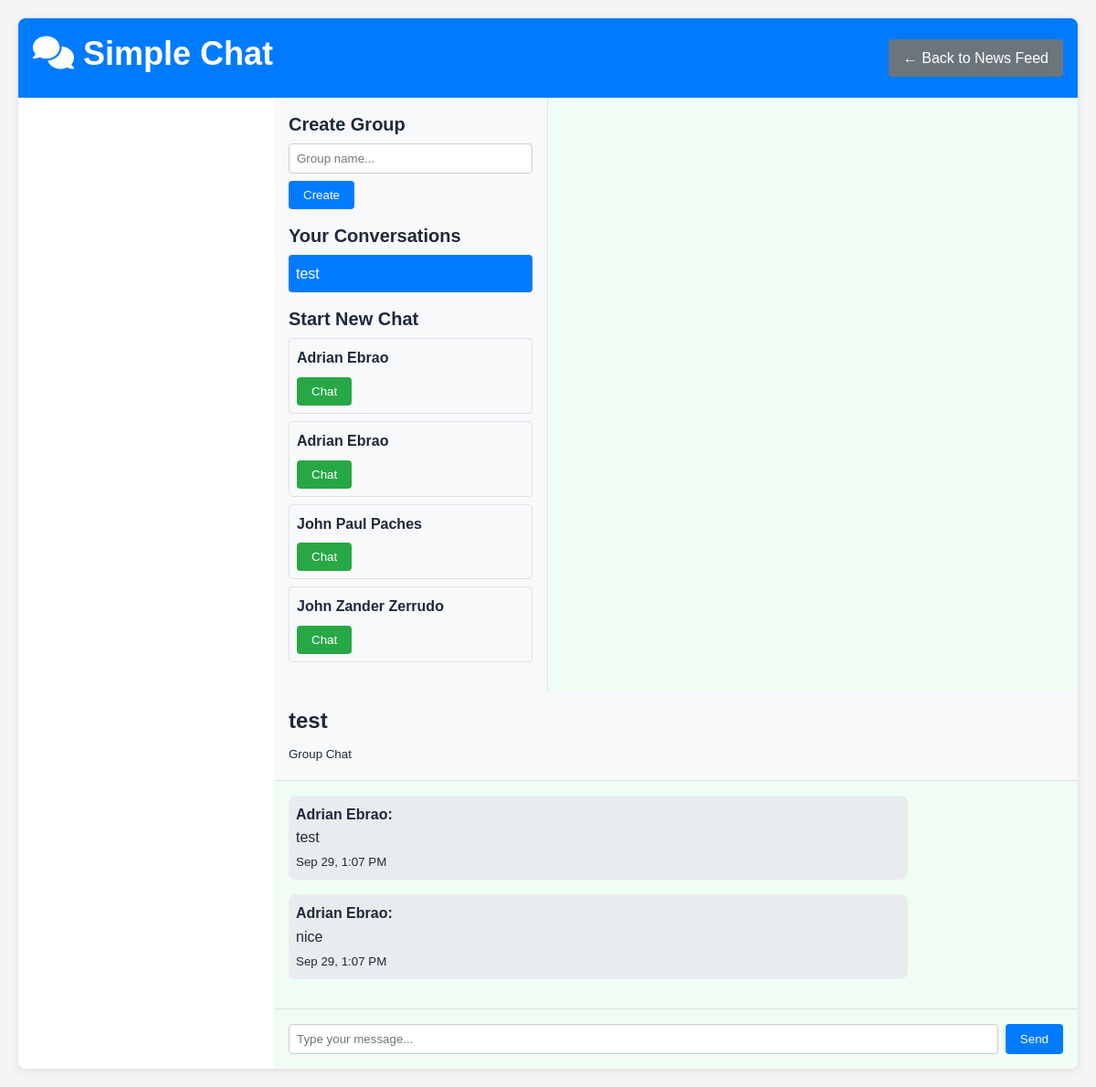
The page /public/chat_simple.php (signed in) on the database its author committed.
### tables this page shows
CREATE TABLE `chat_rooms` (
  `id` int(10) UNSIGNED NOT NULL,
  `name` varchar(255) DEFAULT NULL,
  `is_group` tinyint(1) NOT NULL DEFAULT 0,
  `created_by` int(10) UNSIGNED DEFAULT NULL,
  `created_at` timestamp NOT NULL DEFAULT current_timestamp()
);

CREATE TABLE `users` (
  `id` int(10) UNSIGNED NOT NULL,
  `name` varchar(100) NOT NULL,
  `email` varchar(150) NOT NULL,
  `password` varchar(255) NOT NULL,
  `role` enum('admin','student','user') NOT NULL DEFAULT 'student',
  `contact_number` varchar(30) DEFAULT NULL,
  `student_id` varchar(20) DEFAULT NULL,
  `date_of_birth` date DEFAULT NULL,
  `gender` enum('male','female','other','prefer_not_to_say') DEFAULT NULL,
  `year_level` enum('1st_year','2nd_year','3rd_year','4th_year','5th_year','graduate') DEFAULT NULL,
  `course` varchar(100) DEFAULT NULL,
  `major` varchar(100) DEFAULT NULL,
  `bio` text DEFAULT NULL,
  `hometown` varchar(100) DEFAULT NULL,
  `interests` text DEFAULT NULL,
  `emergency_contact_name` varchar(100) DEFAULT NULL,
  `emergency_contact_phone` varchar(15) DEFAULT NULL,
  `profile_visibility` enum('public','students_only','private') DEFAULT 'students_only',
  `show_email` tinyint(1) NOT NULL DEFAULT 0,
  `show_contact` tinyint(1) NOT NULL DEFAULT 0,
  `is_online` tinyint(1) NOT NULL DEFAULT 0,
  `created_at` timestamp NOT NULL DEFAULT current_timestamp(),
  `is_blocked` tinyint(1) DEFAULT 0,
  `blocked_at` timestamp NULL DEFAULT NULL,
  `blocked_reason` text DEFAULT NULL
);

CREATE TABLE `messages` (
  `id` int(10) UNSIGNED NOT NULL,
  `chat_id` int(10) UNSIGNED NOT NULL,
  `sender_id` int(10) UNSIGNED NOT NULL,
  `content` text DEFAULT NULL,
  `attachments` longtext DEFAULT NULL CHECK (json_valid(`attachments`)),
  `created_at` timestamp NOT NULL DEFAULT current_timestamp()
);

### src/Controller/ChatController.php (called while the page is built, shortened)
<?php
class ChatController
{
    private $pdo;
    public function __construct($pdo)
    {
        $this->pdo = $pdo;
    }
    public function getMessages($chatId)
    {
        $stmt = $this->pdo->prepare('SELECT m.*, u.name as sender FROM messages m JOIN users u ON m.sender_id = u.id WHERE m.chat_id = :chat_id ORDER BY m.created_at ASC');
        $stmt->execute([':chat_id' => $chatId]);
        return $stmt->fetchAll(PDO::FETCH_ASSOC);
    }
    public function getGroupMessages($groupId)
    {
        return $this->getMessages($groupId);
    }
    public function listUserRooms($userId)
    {
        try {
            $check = $this->pdo->query("SHOW TABLES LIKE 'chat_members'");
            if ($check && $check->rowCount() > 0) {
                $stmt = $this->pdo->prepare('
                    SELECT cr.id, cr.name, cr.is_group, cr.created_at,
                           (SELECT MAX(m2.created_at) FROM messages m2 WHERE m2.chat_id = cr.id) as last_message_at
                    FROM chat_members cm
                    JOIN chat_rooms cr ON cr.id = cm.chat_id
                    WHERE cm.user_id = :uid
                    ORDER BY
                        CASE WHEN last_message_at IS NULL THEN cr.created_at ELSE last_message_at END DESC
                ');
                $stmt->execute([':uid' => $userId]);
                return $stmt->fetchAll(PDO::FETCH_ASSOC);
            }
        } catch (Exception $e) {}
        $stmt = $this->pdo->prepare('
            SELECT cr.id, cr.name, cr.is_group, cr.created_at,
                   (SELECT MAX(m2.created_at) FROM messages m2 WHERE m2.chat_id = cr.id) as last_message_at
            FROM chat_rooms cr
            WHERE cr.created_by = :uid
            ORDER BY
                CASE WHEN last_message_at IS NULL THEN cr.created_at ELSE last_message_at END DESC
        ');
        $stmt->execute([':uid' => $userId]);
        return $stmt->fetchAll(PDO::FETCH_ASSOC);
    }
    public function getAllUsersLite($excludeUserId)
    {
        $stmt = $this->pdo->prepare('SELECT id, name, email FROM users WHERE id <> :id ORDER BY name ASC');
        $stmt->execute([':id' => $excludeUserId]);
        return $stmt->fetchAll(PDO::FETCH_ASSOC);
    }
    public function getRoomTitle($roomId, $currentUserId)
    {
        try {
            $s = $this->pdo->prepare('SELECT name, is_group, created_by FROM chat_rooms WHERE id = :id');
            $s->execute([':id' => $roomId]);
            $r = $s->fetch(PDO::FETCH_ASSOC);
            if ((int)$r['is_group'] === 1) return $r['name'] ?: 'Group';
            return 'Direct chat';
        } catch (Exception $e) {
            return 'Chat';
        }
    }
}

### public/chat_simple.php (the view, shortened to what this page needs)
<?php
require_once '../config/database.php';
require_once __DIR__ . '/../src/Controller/ChatController.php';
$chatController = new ChatController($pdo);
$myRooms = $chatController->listUserRooms($_SESSION['user_id']);
$allUsers = $chatController->getAllUsersLite($_SESSION['user_id']);
$roomId = isset($_GET['room']) ? (int)$_GET['room'] : (isset($myRooms[0]['id']) ? (int)$myRooms[0]['id'] : null);
$messages = $roomId ? $chatController->getGroupMessages($roomId) : [];
$roomTitle = $roomId ? $chatController->getRoomTitle($roomId, $_SESSION['user_id']) : null;
$isGroup = false;
if ($roomId) {
    try {
        $q = $pdo->prepare('SELECT is_group FROM chat_rooms WHERE id = :id');
        $q->execute([':id' => $roomId]);
        $isGroup = (bool)$q->fetchColumn();
    } catch (Exception $e) {
        $isGroup = false;
    }
}
?>
<!DOCTYPE html>
<html lang="en">
<head>
  <link rel="stylesheet" href="assets/style.css">
  <link rel="stylesheet" href="https://cdnjs.cloudflare.com/ajax/libs/font-awesome/6.4.0/css/all.min.css">
</head>
<body>
  <div class="container">
    <div class="header">
      <h1><i class="fas fa-comments"></i> Simple Chat</h1>
      <a href="index.php" class="btn btn-secondary">← Back to News Feed</a>
    </div>
    <div class="main-content">
      <div class="sidebar">
        <div class="form-group">
          <h4>Create Group</h4>
          <form method="POST">
            <input type="text" name="group_name" placeholder="Group name..." class="form-control" style="margin-bottom: 0.5rem;">
            <button type="submit" name="create_group" value="1" class="btn btn-primary">Create</button>
          </form>
        </div>
        <div class="form-group">
          <h4>Your Conversations</h4>
          <?php if (empty($myRooms)): ?>
            <p>No conversations yet</p>
          <?php else: ?>
            <?php foreach ($myRooms as $room): ?>
              <div class="conversation <?php echo ($roomId === (int)$room['id']) ? 'active' : ''; ?>">
                <a href="chat_simple.php?room=<?php echo (int)$room['id']; ?>" style="text-decoration: none; color: inherit;">
                  <?php echo htmlspecialchars($chatController->getRoomTitle((int)$room['id'], $_SESSION['user_id'])); ?>
                </a>
              </div>
            <?php endforeach; ?>
          <?php endif; ?>
        </div>
        <div class="form-group">
          <h4>Start New Chat</h4>
          <?php if (!empty($allUsers)): ?>
            <?php foreach (array_slice($allUsers, 0, 5) as $user): ?>
              <div class="user-card">
                <strong><?php echo htmlspecialchars($user['name']); ?></strong>
                <form method="POST" style="margin-top: 0.5rem;">
                  <button type="submit" name="start_dm" value="1" class="btn btn-success btn-sm">Chat</button>
                </form>
              </div>
            <?php endforeach; ?>
          <?php else: ?>
            <p>No users available</p>
          <?php endif; ?>
        </div>
      </div>
      <div class="chat-area">
        <?php if ($roomId): ?>
          <div style="padding: 1rem; background: #f8f9fa; border-bottom: 1px solid #dee2e6;">
            <h3><?php echo htmlspecialchars($roomTitle); ?></h3>
            <small><?php echo $isGroup ? 'Group Chat' : 'Direct Message'; ?></small>
          </div>
          <div class="messages" id="messages">
            <?php if (empty($messages)): ?>
              <p style="text-align: center; color: #6c757d;">No messages yet. Start the conversation!</p>
            <?php else: ?>
              <?php foreach ($messages as $message): ?>
                <?php $isMe = $_SESSION['user_id'] == $message['sender_id']; ?>
                <div class="message <?php echo $isMe ? 'own' : 'other'; ?>">
                  <?php if (!$isMe): ?>
                    <strong>
                      <?php
                        try {
                          $senderStmt = $pdo->prepare('SELECT name FROM users WHERE id = :id');
                          $senderStmt->execute([':id' => $message['sender_id']]);
                          $sender = $senderStmt->fetch(PDO::FETCH_ASSOC);
                          echo htmlspecialchars($sender['name'] ?? 'Unknown');
                        } catch (Exception $e) {
                          echo 'Unknown';
                        }
                      ?>:
                    </strong><br>
                  <?php endif; ?>
                  <?php echo nl2br(htmlspecialchars($message['content'])); ?>
                  <br><small><?php echo date('M j, g:i A', strtotime($message['created_at'])); ?></small>
                </div>
              <?php endforeach; ?>
            <?php endif; ?>
          </div>
          <div class="message-input">
            <form method="POST" style="display: flex; gap: 0.5rem;">
              <input type="text" name="message" placeholder="Type your message..." class="form-control" required>
              <button type="submit" name="send" value="1" class="btn btn-primary">Send</button>
            </form>
          </div>
        <?php endif; ?>
      </div>
    </div>
  </div>
</body>
</html>

### public/assets/style.css (style rules this page uses)
:root { --primary-green: #10b981; --primary-green-dark: #059669; --primary-green-light: #34d399; --primary-green-lighter: #d1fae5; --primary-blue: #10b981; --primary-blue-dark: #059669; --primary-blue-light: #34d399; --primary-blue-lighter: #d1fae5; --secondary-teal: #14b8a6; --secondary-lime: #65a30d; --secondary-orange: #f59e0b; --secondary-red: #ef4444; --secondary-purple: #8b5cf6; --secondary-green: #10b981; --gray-50: #f9fafb; --gray-100: #f3f4f6; --gray-200: #e5e7eb; --gray-300: #d1d5db; --gray-400: #9ca3af; --gray-500: #6b7280; --gray-600: #4b5563; --gray-700: #374151; --gray-800: #1f2937; --gray-900: #111827; --bg-primary: #ffffff; --bg-secondary: #f0fdf4; --bg-tertiary: #ecfdf5; --bg-accent: #d1fae5; --bg-dark: #064e3b; --text-primary: #1e293b; --text-secondary: #64748b; --text-tertiary: #94a3b8; --text-inverse: #ffffff; --shadow-sm: 0 1px 2px 0 rgb(0 0 0 / 0.05); --shadow-md: 0 4px 6px -1px rgb(0 0 0 / 0.1), 0 2px 4px -2px rgb(0 0 0 / 0.1); --shadow-lg: 0 10px 15px -3px rgb(0 0 0 / 0.1), 0 4px 6px -4px rgb(0 0 0 / 0.1); --shadow-xl: 0 20px 25px -5px rgb(0 0 0 / 0.1), 0 8px 10px -6px rgb(0 0 0 / 0.1); --radius-sm: 0.375rem; --radius-md: 0.5rem; --radius-lg: 0.75rem; --radius-xl: 1rem; --space-xs: 0.25rem; --space-sm: 0.5rem; --space-md: 1rem; --space-lg: 1.5rem; --space-xl: 2rem; --space-2xl: 3rem; --transition-fast: 0.15s ease-in-out; --transition-normal: 0.3s ease-in-out; --transition-slow: 0.5s ease-in-out; }
* { margin: 0; padding: 0; box-sizing: border-box; }
html { font-size: 16px; scroll-behavior: smooth; }
body { font-family: 'Inter', -apple-system, BlinkMacSystemFont, 'Segoe UI', Roboto, sans-serif; line-height: 1.6; color: var(--text-primary); background: linear-gradient(135deg, var(--bg-secondary) 0%, var(--bg-tertiary) 100%); min-height: 100vh; font-feature-settings: 'cv02', 'cv03', 'cv04', 'cv11'; }
h1, h2, h3, h4, h5, h6 { font-weight: 600; line-height: 1.3; margin-bottom: var(--space-sm); }
h1 { font-size: 2.25rem; }
h3 { font-size: 1.5rem; }
h4 { font-size: 1.25rem; }
a { color: var(--primary-blue); text-decoration: none; transition: color var(--transition-fast); }
.main-content { flex: 1; margin-left: 280px; display: flex; flex-direction: column; min-height: 100vh; background: var(--bg-secondary); }

### public/chat_simple.php (style rules this page uses)
body { font-family: Arial, sans-serif; margin: 0; padding: 20px; background: #f5f5f5; }
.container { max-width: 1200px; margin: 0 auto; background: white; border-radius: 8px; overflow: hidden; box-shadow: 0 2px 10px rgba(0,0,0,0.1); }
.header { background: #007bff; color: white; padding: 1rem; display: flex; justify-content: space-between; align-items: center; }
.main-content { display: flex; min-height: 600px; }
.sidebar { width: 300px; background: #f8f9fa; border-right: 1px solid #dee2e6; padding: 1rem; }
.chat-area { flex: 1; display: flex; flex-direction: column; }
.messages { flex: 1; padding: 1rem; overflow-y: auto; max-height: 400px; }
.message-input { padding: 1rem; border-top: 1px solid #dee2e6; }
.message { margin-bottom: 1rem; padding: 0.5rem; border-radius: 8px; }
.message.other { background: #e9ecef; margin-right: 20%; }
.conversation { padding: 0.5rem; margin-bottom: 0.5rem; border-radius: 4px; cursor: pointer; }
.conversation.active { background: #007bff; color: white; }
.user-card { padding: 0.5rem; margin-bottom: 0.5rem; border: 1px solid #dee2e6; border-radius: 4px; }
.form-group { margin-bottom: 1rem; }
.form-control { width: 100%; padding: 0.5rem; border: 1px solid #ccc; border-radius: 4px; }
.btn { padding: 0.5rem 1rem; border: none; border-radius: 4px; cursor: pointer; }
.btn-primary { background: #007bff; color: white; }
.btn-success { background: #28a745; color: white; }
.btn-secondary { background: #6c757d; color: white; }

### rows shown on the page
chat_rooms: $chatController->getRoomTitle((int)$room['id'], $_SESSION['user_id']) "test", roomTitle "test"
users: name "Adrian Ebrao"
users: name "Adrian Ebrao"
users: name "John Paul Paches"
users: name "John Zander Zerrudo"
messages: sender.name "Adrian Ebrao", content "test", created_at "Sep 29, 1:07 PM"
messages: sender.name "Adrian Ebrao", content "nice", created_at "Sep 29, 1:07 PM"
